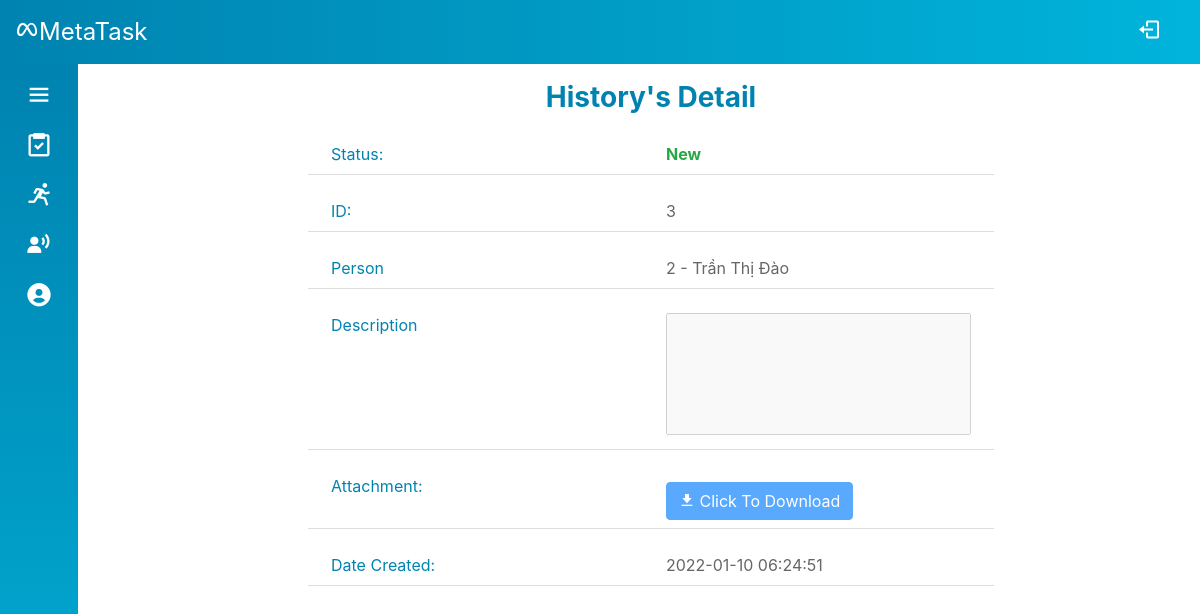
/Source/mvc/index.php?controller=task&action=viewHistory&id=3 (signed in), run on the app's committed database.
### tables this page shows
CREATE TABLE `task_record` (
  `id` int(6) UNSIGNED NOT NULL,
  `task_id` int(6) UNSIGNED NOT NULL,
  `person_id` int(6) UNSIGNED NOT NULL,
  `status` varchar(30) NOT NULL DEFAULT 'New',
  `note` varchar(200) DEFAULT NULL,
  `file_name` varchar(100) DEFAULT NULL,
  `file` varchar(200) DEFAULT NULL,
  `date` timestamp NOT NULL DEFAULT current_timestamp() ON UPDATE current_timestamp()
);

CREATE TABLE `account_info` (
  `id` int(6) UNSIGNED NOT NULL,
  `firstname` varchar(30) NOT NULL,
  `lastname` varchar(30) NOT NULL,
  `email` varchar(50) DEFAULT NULL,
  `phone` varchar(30) DEFAULT NULL,
  `avatar` varchar(200) DEFAULT NULL,
  `department` int(6) UNSIGNED NOT NULL
);

### Source/mvc/controllers/base_controller.php (called while the page is built, shortened)
<?php
    class BaseController {
        protected $name;
        public function render($view, $data = array()) {
            extract($data);
            require_once('views/' .$this->name . '/' . $view . '.php');
            require_once('views/layout/template.php');
        }
    }
?>

### Source/mvc/route.php (called while the page is built, shortened)
<?php
$obj = new $className();
$obj->$action();

### Source/mvc/index.php (called while the page is built, shortened)
<?php
require_once('route.php');

### Source/mvc/models/Task.php (called while the page is built, shortened)
<?php
class TaskRecord
{
    public function __construct(
        $id,
        $task_id,
        $person_id,
        $status,
        $note,
        $file_name,
        $file,
        $date
    ) {
        $this->id = $id;
        $this->person_id = $person_id;
        $this->status = $status;
        $this->date = $date;
    }
    public static function get($id)
    {
        $sql = "SELECT * FROM task_record WHERE id = :id";
        $conn = DB::getConnection();
        $stm = $conn->prepare($sql);
        $stm->execute(array('id' => $id));
        if ($item = $stm->fetch()) {
            return new TaskRecord($item['id'], $item['task_id'], $item['person_id'], $item['status'], $item['note'], $item['file_name'], $item['file'], $item['date']);
        }
        return null;
    }
}
class Task
{
    public static function getHistory($taskID)
    {
        return TaskRecord::get($taskID);
    }
}

### Source/mvc/models/User.php (called while the page is built, shortened)
<?php
class User
{
    public static function getFullName($id)
    {
        $sql = "select firstname, lastname from account_info where id = :id";
        $conn = DB::getConnection();
        $stm = $conn->prepare($sql);
        $stm->execute(array('id' => $id));
        if ($item = $stm->fetch()) {
            return $item['lastname'] . ' ' . $item['firstname'];
        }
        return null;
    }
}

### Source/mvc/views/task/viewHistory.php (the view, shortened to what this page needs)
<?php
$s = $data['history'];
$href = "";
$download = "";
$title = "title='NO FILE!'";
$disabled = "disabled";
?>
<div class="container-fluid">
    <div class="row">
        <div class="col-12 col-md-8 offset-md-2">
            <div class="profile-info">
                <div class="info-header">History's Detail</div>
                <div class="info-body">
                    <ul class="info-list">
                        <li class="row">
                            <div class="col-12 col-md-6 info-label">Status:</div>
                            <div class="col-12 col-md-6 info-content text-success font-weight-bold" id="task-viewManager-status">
                                <?= $s->status ?>
                            </div>
                        </li>
                        <li class="row">
                            <div class="col-12 col-md-6 info-label">
                                ID:
                            </div>
                            <div class="col-12 col-md-6 info-content" id="task-id">
                                <?= $s->id ?>
                            </div>
                        </li>
                        <li class="row">
                            <div class="col-12 col-md-6 info-label">Person</div>
                            <div class="col-12 col-md-6 info-content" id="task-person-id">
                                <?= $s->person_id ?> - <?= User::getFullName($s->person_id) ?>
                            </div>
                        </li>
                        <li class="row">
                            <div class="col-12 col-md-6 info-label">Description</div>
                            <div class="col-12 col-md-6 info-content">
                                <textarea class="info-content w-100" style="resize: none" rows="5" disabled><?= $s->note  ?></textarea>
                        </li>
                        <li class="row">
                            <div class="col-12 col-md-6 info-label">Attachment:</div>
                            <div class="col-12 col-md-6 info-content">
                                <a <?= $href ?> <?= $download ?> <?= $title ?>>
                                    <button type="button" class="btn btn-primary mt-2" <?= $disabled ?>>
                                        <i class='bx bxs-download'></i> Click To Download
                                    </button>
                                </a>
                            </div>
                        </li>
                        <li class="row">
                            <div class="col-12 col-md-6 info-label">Date Created:</div>
                            <div class="col-12 col-md-6 info-content">
                                <?= $s->date ?>
                            </div>
                        </li>
                    </ul>
                </div>
            </div>
        </div>
    </div>
</div>

### Source/mvc/style.css (style rules this page uses)
* { padding: 0; margin: 0; box-sizing: border-box; list-style-type: none; }
body { position: relative; min-height: 100vh; width: 100%; }
.profile-info, .profile-img { height: 360px; }
.modal .modal-header .modal-title, .profile-info .info-header { text-align: center; font-size: 28px; font-weight: 700; color: #0083b0; }
.profile-info .info-list li { margin: 16px; padding: 8px; border-bottom: 1px solid #ddd; }
.profile-info .info-list .info-label { color: #0083b0; }
.profile-info .info-list .info-content { color: #666; }

### data on the page
task_record: status "New", id "3", person "2", person.firstname "Trần Thị Đào", date "2022-01-10 06:24:51"
